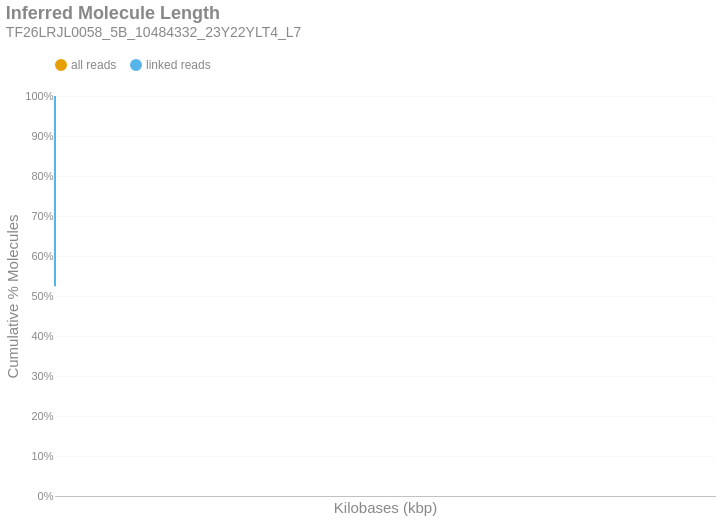

The notebook cell this image was saved under:
### Markdown cell above
### Inferred Molecule Length
This is the cumulative frequency distribution of molecule lengths inferred from the first and last alignment positions along a contig for all alignments associated with a single linked-read barcode on a given contig.There are two distributions: one with `all` the alignments (yellow) and another with only `linked reads` (blue). The percent of molecules in the `linked reads` distribution is relative to the total number of linked molecules.

### Code cell
if SKIPLR:
    print_html(f"Skipped")
else:
    binned_df = consolidated_hist(valids['length_inferred']/1000, mask, 10, True)
    binned_df = binned_df.with_columns(
        pl.when(pl.col('bin').cast(pl.Utf8) == '0').then(pl.lit('1')).otherwise(pl.col('bin').cast(pl.Utf8)).alias('bin')
    )
    with SafeRender(binned_df):
        (
            density_plot(binned_df, 'Inferred Molecule Length', samplename, 'inferredlen')
            .transform_calculate(bin_kb='datum.bin / 1000')
            .encode(
                x=alt.X('bin_kb:Q', title="Kilobases (kbp)").scale(type='log', padding=0).axis(labelAngle=-40),
                y=alt.Y('value:Q', title='Cumulative % Molecules')
                    .axis(format='%')
                    .stack(False)
                    .scale(domainMin=0, domainMax=1,padding=0),
                color=alt.Color("key:N").scale(domain = ["all reads", "linked reads"]),
                tooltip = [
                    alt.Tooltip("key:N", title = "Data Type"),
                    alt.Tooltip("range_label:N", title="Kilobases"),
                    alt.Tooltip("value:Q", format = ".2%", title="% Molecules (Cum.)")
                ]
            )
        ).display()

### Figure 1 — Vega-Lite specification as saved in the notebook (floating-point values rounded to 4 significant figures)
{"width": "container", "height": 400, "config": {"title": {"anchor": "start", "dy": -15, "fontSize": 18, "color": "#888888", "subtitleColor": "#888888", "subtitleFontSize": 14}, "arc": {"fill": "#0072B2"}, "axis": {"domainColor": "#888888", "domainWidth": 0.5, "gridWidth": 0.2, "grid": false, "titleFontWeight": 400, "titleFontSize": 15, "labelFontSize": 11, "labelColor": "#888888", "tickColor": "#888888", "tickWidth": 0.2, "titleColor": "#888888"}, "axisBand": {"grid": false}, "axisX": {"grid": true, "tickSize": 10, "domainCap": "round"}, "axisY": {"domain": false, "grid": true, "tickSize": 0, "domainCap": "round"}, "background": "transparent", "header": {"labelFontSize": 15, "labelColor": "#888888", "titleFontSize": 15, "titleFontWeight": 600, "titleColor": "#888888"}, "legend": {"labelFont": "sans-serif", "labelFontSize": 12, "labelColor": "#888888", "symbolSize": 100, "symbolType": "circle", "titleFontSize": 12, "titlePadding": 10, "titleColor": "#888888", "title": null, "orient": "top"}, "range": {"category": ["#E69F00", "#56B4E9", "#009E73", "#F0E442", "#0072B2", "#D55E00", "#CC79A7", "#000000"], "diverging": ["#cfe8f3", "#a2d4ec", "#73bfe2", "#46abdb", "#1696d2", "#12719e"]}, "area": {"fill": "#0072B2", "fillOpacity": 0.7, "line": true, "strokeOpacity": 0.7}, "line": {"color": "#0072B2", "stroke": "#0072B2", "strokeWidth": 2}, "trail": {"color": "#0072B2", "stroke": "#0072B2", "strokeWidth": 0, "size": 1}, "point": {"filled": true, "fillOpacity": 1.0, "size": 95}, "text": {"color": "#888888", "fontSize": 11, "align": "right", "fontWeight": 400, "size": 11}, "bar": {"fill": "#0072B2", "stroke": null}, "view": {"stroke": null, "continuousWidth": 660, "continuousHeight": 400}}, "data": {"name": "data-f77d287768debd595d2ac4f4fceb44e8"}, "mark": {"type": "line", "interpolate": "monotone", "point": {"opacity": 0, "size": 275}}, "encoding": {"color": {"field": "key", "scale": {"domain": ["all reads", "linked reads"]}, "type": "nominal"}, "tooltip": [{"field": "key", "title": "Data Type", "type": "nominal"}, {"field": "range_label", "title": "Kilobases", "type": "nominal"}, {"field": "value", "format": ".2%", "title": "% Molecules (Cum.)", "type": "quantitative"}], "x": {"axis": {"labelAngle": -40}, "field": "bin_kb", "scale": {"type": "log", "padding": 0}, "title": "Kilobases (kbp)", "type": "quantitative"}, "y": {"axis": {"format": "%"}, "field": "value", "scale": {"domainMin": 0, "domainMax": 1, "padding": 0}, "stack": false, "title": "Cumulative % Molecules", "type": "quantitative"}}, "params": [{"name": "param_c36ac31b6afebe62", "select": {"type": "point", "fields": ["key"]}, "bind": "legend"}], "title": {"text": "Inferred Molecule Length", "subtitle": "TF26LRJL0058_5B_10484332_23Y22YLT4_L7"}, "transform": [{"fold": ["all reads (cumsum)", "linked reads (cumsum)"]}, {"calculate": "replace(datum.key, ' (cumsum)', '')", "as": "key"}, {"filter": {"param": "param_c36ac31b6afebe62"}}, {"calculate": "datum.bin / 1000", "as": "bin_kb"}], "usermeta": {"embedOptions": {"downloadFileName": "TF26LRJL0058_5B_10484332_23Y22YLT4_L7.inferredlen"}}, "$schema": "https://vega.github.io/schema/vega-lite/v6.4.1.json", "datasets": {"data-f77d287768debd595d2ac4f4fceb44e8": [{"bin": "0.0", "interval": "0.0-10.0", "all reads": 0.8152, "linked reads": 0.5243, "all reads (cumsum)": 0.8152, "linked reads (cumsum)": 0.5243, "range_label": "0-9"}, {"bin": "10.0", "interval": "10.0-20.0", "all reads": 0.09253, "linked reads": 0.237, "all reads (cumsum)": 0.9077, "linked reads (cumsum)": 0.7613, "range_label": "10-19"}, {"bin": "20.0", "interval": "20.0-30.0", "all reads": 0.04901, "linked reads": 0.1265, "all reads (cumsum)": 0.9567, "linked reads (cumsum)": 0.8878, "range_label": "20-29"}, {"bin": "30.0", "interval": "30.0-40.0", "all reads": 0.02455, "linked reads": 0.06348, "all reads (cumsum)": 0.9812, "linked reads (cumsum)": 0.9513, "range_label": "30-39"}, {"bin": "40.0", "interval": "40.0-50.0", "all reads": 0.01164, "linked reads": 0.03003, "all reads (cumsum)": 0.9929, "linked reads (cumsum)": 0.9814, "range_label": "40-49"}, {"bin": "50.0", "interval": "50.0-60.0", "all reads": 0.0044, "linked reads": 0.01152, "all reads (cumsum)": 0.9973, "linked reads (cumsum)": 0.9929, "range_label": "50-59"}, {"bin": "60.0", "interval": "60.0-70.0", "all reads": 0.001671, "linked reads": 0.004382, "all reads (cumsum)": 0.999, "linked reads (cumsum)": 0.9973, "range_label": "60-69"}, {"bin": "70.0", "interval": "70.0-80.0", "all reads": 0.0006261, "linked reads": 0.001643, "all reads (cumsum)": 0.9996, "linked reads (cumsum)": 0.9989, "range_label": "70-79"}, {"bin": "80.0", "interval": "80.0-90.0", "all reads": 0.0002623, "linked reads": 0.000689, "all reads (cumsum)": 0.9998, "linked reads (cumsum)": 0.9996, "range_label": "80-89"}, {"bin": "90.0", "interval": "90.0-100.0", "all reads": 9.323e-05, "linked reads": 0.0002449, "all reads (cumsum)": 0.9999, "linked reads (cumsum)": 0.9998, "range_label": "90-99"}, {"bin": "100.0", "interval": "100.0-110.0", "all reads": 3.845e-05, "linked reads": 0.000101, "all reads (cumsum)": 1.0, "linked reads (cumsum)": 0.9999, "range_label": "100-109"}, {"bin": "110.0", "interval": "110.0-120.0", "all reads": 1.191e-05, "linked reads": 3.128e-05, "all reads (cumsum)": 1.0, "linked reads (cumsum)": 1.0, "range_label": "110-119"}, {"bin": "120.0", "interval": "120.0-130.0", "all reads": 6.125e-06, "linked reads": 1.609e-05, "all reads (cumsum)": 1.0, "linked reads (cumsum)": 1.0, "range_label": "120-129"}, {"bin": "130.0", "interval": "130.0-140.0", "all reads": 2.382e-06, "linked reads": 6.256e-06, "all reads (cumsum)": 1.0, "linked reads (cumsum)": 1.0, "range_label": "130-139"}, {"bin": "140.0", "interval": "140.0-150.0", "all reads": 2.042e-06, "linked reads": 5.362e-06, "all reads (cumsum)": 1.0, "linked reads (cumsum)": 1.0, "range_label": "140-149"}, {"bin": "150.0", "interval": "150.0-160.0", "all reads": 1.701e-06, "linked reads": 4.468e-06, "all reads (cumsum)": 1.0, "linked reads (cumsum)": 1.0, "range_label": "150-159"}, {"bin": "160.0", "interval": "160.0-170.0", "all reads": 3.403e-07, "linked reads": 8.937e-07, "all reads (cumsum)": 1.0, "linked reads (cumsum)": 1.0, "range_label": "160-169"}]}}
